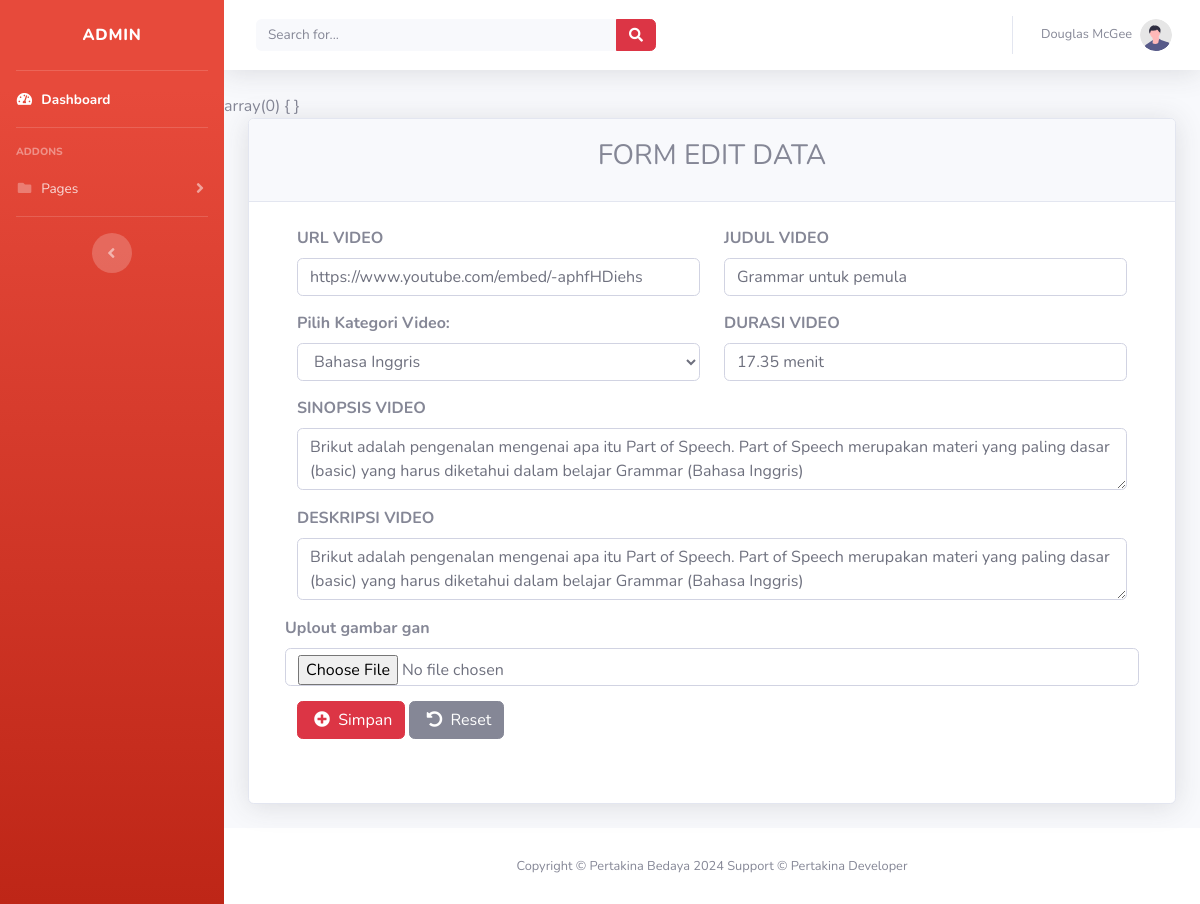
Screenshot of /Admin/edit.php?id=1 with the database file from the repository.
### tables this page shows
CREATE TABLE `vidio` (
  `id_vidio` int NOT NULL,
  `judul_vidio` varchar(50) NOT NULL,
  `img_thumbnail` blob,
  `url_vidio` varchar(200) NOT NULL,
  `durasi_vidio` varchar(20) NOT NULL,
  `deskripsi_vidio` varchar(1000) NOT NULL,
  `sinopsis_vidio` varchar(500) NOT NULL,
  `kategori_video` varchar(40) NOT NULL
);

### Admin/edit.php (the view, shortened to what this page needs)
<?php require "include/head.php"; ?>
<?php require "include/nav.php"; ?>
<?php
var_dump($_POST);
?>
<?php
if(isset($_GET['id'])) {
    $id_video = $_GET['id'];
    $sql = "SELECT * FROM vidio WHERE id_vidio = $id_video";
    $result = $connect->query($sql);
    if($result->num_rows > 0) {
        $row = $result->fetch_assoc();
        $url_video = $row['url_vidio'];
        $judul_video = $row['judul_vidio'];
        $kategori_video = $row['kategori_video'];
        $durasi_video = $row['durasi_vidio'];
        $sinopsis_video = $row['sinopsis_vidio'];
        $deskripsi_video = $row['deskripsi_vidio'];
    }
    $kategori_options = array('Bahasa Inggris', 'Bahasa Jepang', 'Bahasa Korea');
}
?>
<div class="container-fluid pb-4">
  <div class="card shadow">
    <div class="card-header">
      <h3 class="text-center py-2">FORM EDIT DATA</h3>
    </div>
    <form class="px-5 pt-4 pb-5" method="POST" action="">
      <div class="row">
      <div class="col-12 col-md-6">
          <label for="url_video" class="form-label">URL VIDEO</label>
          <input type="text" class="form-control" id="url_video" name="url_video" value="<?php echo isset($url_video) ? $url_video : ''; ?>" aria-describedby="emailHelp" />
        </div>
        <div class="col-12 col-md-6">
          <label for="judul_video" class="form-label">JUDUL VIDEO</label>
          <input type="text" class="form-control" id="judul_video" name="judul_video" value="<?php echo isset($judul_video) ? $judul_video : ''; ?>" />
        </div>
      </div>
      <div class="row">
        <div class="col-12 col-md-6">
        <label for="kategori_video">Pilih Kategori Video:</label>
        <select class="form-control selectpicker" name="kategori_video" id="kategori_video">
        <?php
          foreach ($kategori_options as $option) {
              $selected = ($option == $kategori_video) ? 'selected' : '';
              echo "<option value=\"$option\" $selected>$option</option>";
          }
          ?>
        </select>
        </div>
        <div class="col-12 col-md-6">
          <label for="durasi_video" class="form-label">DURASI VIDEO</label>
          <input type="text" class="form-control" id="durasi_video" name="durasi_video" value="<?php echo isset($durasi_video) ? $durasi_video : ''; ?>" />
        </div>
      </div>
      <div class="col-12 p-0 m-0">
        <div class="mb-3">
          <label for="sinopsis_video" class="form-label">SINOPSIS VIDEO</label>
          <textarea class="form-control" id="sinopsis_video" name="sinopsis_video"><?php echo isset($sinopsis_video) ? $sinopsis_video : ''; ?></textarea>
        </div>
        <div class="mb-3">
          <label for="deskripsi_video" class="form-label">DESKRIPSI VIDEO</label>
          <textarea class="form-control" id="deskripsi_video" name="deskripsi_video"><?php echo isset($deskripsi_video) ? $deskripsi_video : ''; ?></textarea>
        </div>
      </div>
      <div class="row">
      <label class="form-label" for="customFile">Uplout gambar gan</label>
      <input type="file" class="form-control" id="img_thumbnail" name="img_thumbnail" />
      </div>
      <button type="submit" class="btn btn-danger">
        <i class="fas fa-plus-circle px-1 text-center"></i> Simpan
      </button>
      <button type="submit" class="btn btn-secondary">
        <i class="fas fa-undo-alt px-1"></i>
        Reset
      </button>
    </form>
  </div>
</div>
</div>
<?php include "include/footer.php"; ?>

### rows the page displays
vidio: url_video "https://www.youtube.com/embed/-aphfHDiehs", judul_video "Grammar untuk pemula", durasi_video "17.35 menit", sinopsis_video "Brikut adalah pengenalan mengenai apa itu Part of Speech. Part of Speech merupakan materi yang paling dasar (basic) yang harus diketahui dalam belajar Grammar (Bahasa Inggris)", deskripsi_video "Brikut adalah pengenalan mengenai apa itu Part of Speech. Part of Speech merupakan materi yang paling dasar (basic) yang harus diketahui dalam belajar Grammar (Bahasa Inggris)"

### other values shown
form field kategori_video "Bahasa Inggris"
